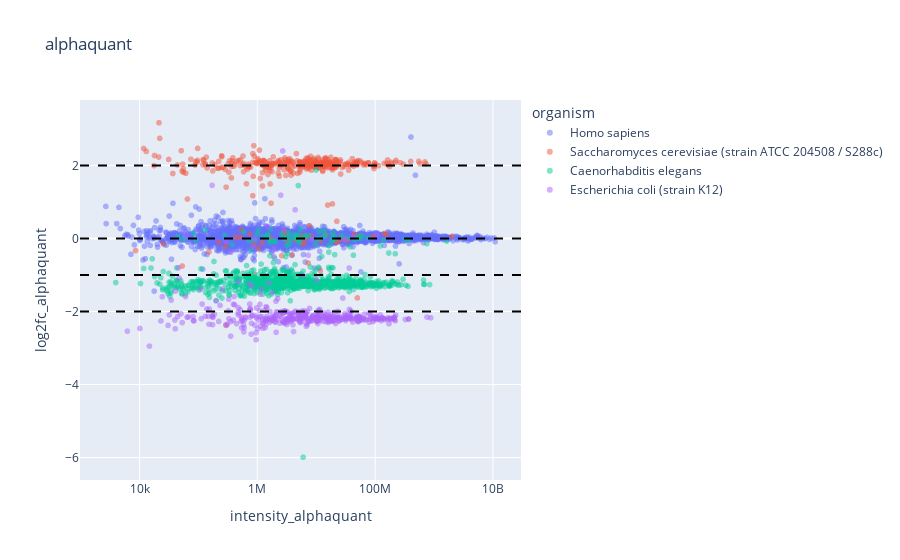
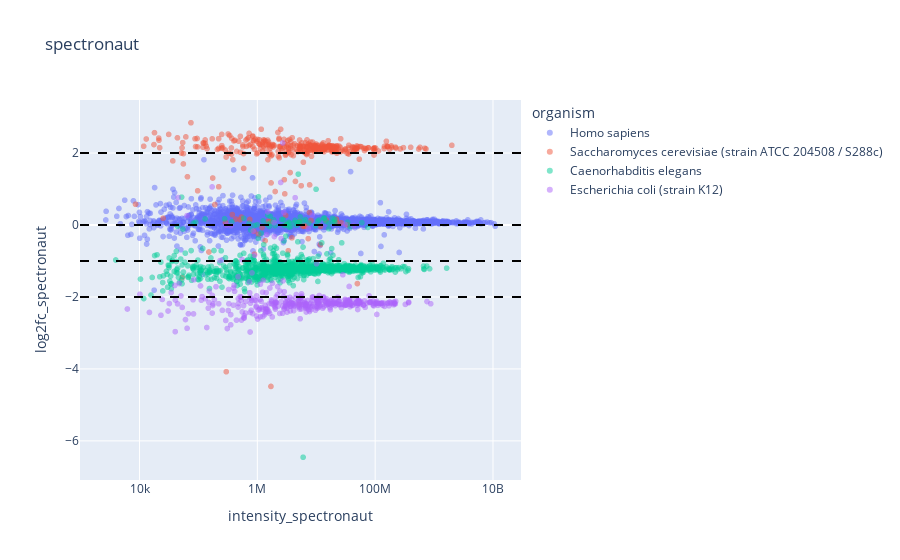

Write notebook code for charts like these, in order.
### Code cell
import plotly.express as px
import pandas as pd

class MixedSpeciesScatterPlotterInteractive:
    """
    Plots interactive LFQ-bench style plots from a standardized input table using plotly for interactivity.
    Hovering over points will display protein names among other details.
    """
    def __init__(self, df_combined, method_suffixes, expected_log2fcs):
        self._df_combined = df_combined
        self._method_suffixes = method_suffixes
        self._expected_log2fcs = expected_log2fcs
        self.figures = []

        self._plot_fc_scatter_per_method()

    def _plot_fc_scatter_per_method(self):
        for method_idx, suffix in enumerate(self._method_suffixes):
            self._plot_fc_scatter(method_idx, suffix)

    def _plot_fc_scatter(self, method_idx, suffix):
        intensity_column = f'intensity{suffix}'
        log2fc_column = f'log2fc{suffix}'
        organism_column = 'organism'
        protein_column = 'protein'

        fig = px.scatter(self._df_combined, x=intensity_column, y=log2fc_column, color=organism_column,
                          hover_data=[protein_column], log_x=True, title=suffix[1:],
                          labels={"x": "Intensity", "y": "Log2 Fold Change"},
                          opacity=0.5, size_max=60)

        # Add expected_log2fc lines
        for expected_log2fc in self._expected_log2fcs:
            fig.add_hline(y=expected_log2fc, line_dash="dash", line_color="black")

        self.figures.append(fig)
        print("scatter plotted")

    def show_figures(self):
        for fig in self.figures:
            fig.show()


scatter_plotter_interactive = MixedSpeciesScatterPlotterInteractive(df_combined=df_combined, method_suffixes=["_alphaquant", "_spectronaut"], expected_log2fcs=[-2, -1,0,  2])
scatter_plotter_interactive.show_figures()

### Figure 1 — Plotly figure (JSON) as saved in the notebook; plotly's stock layout.template omitted (floating-point values rounded to 4 significant figures; data arrays with more than 128 entries replaced by an {"elided": "..."} marker saying what was removed)
{"data": [{"customdata": {"elided": "6074x1 str values"}, "hovertemplate": "organism=Homo sapiens<br>intensity_alphaquant=%{x}<br>log2fc_alphaquant=%{y}<br>protein=%{customdata[0]}<extra></extra>", "legendgroup": "Homo sapiens", "marker": {"color": "#636efa", "opacity": 0.5, "symbol": "circle"}, "mode": "markers", "name": "Homo sapiens", "showlegend": true, "type": "scattergl", "x": {"elided": "6074 float values"}, "xaxis": "x", "y": {"elided": "6074 float values"}, "yaxis": "y"}, {"customdata": {"elided": "389x1 str values"}, "hovertemplate": "organism=Saccharomyces cerevisiae (strain ATCC 204508 / S288c)<br>intensity_alphaquant=%{x}<br>log2fc_alphaquant=%{y}<br>protein=%{customdata[0]}<extra></extra>", "legendgroup": "Saccharomyces cerevisiae (strain ATCC 204508 / S288c)", "marker": {"color": "#EF553B", "opacity": 0.5, "symbol": "circle"}, "mode": "markers", "name": "Saccharomyces cerevisiae (strain ATCC 204508 / S288c)", "showlegend": true, "type": "scattergl", "x": {"elided": "389 float values"}, "xaxis": "x", "y": {"elided": "389 float values"}, "yaxis": "y"}, {"customdata": {"elided": "1001x1 str values"}, "hovertemplate": "organism=Caenorhabditis elegans<br>intensity_alphaquant=%{x}<br>log2fc_alphaquant=%{y}<br>protein=%{customdata[0]}<extra></extra>", "legendgroup": "Caenorhabditis elegans", "marker": {"color": "#00cc96", "opacity": 0.5, "symbol": "circle"}, "mode": "markers", "name": "Caenorhabditis elegans", "showlegend": true, "type": "scattergl", "x": {"elided": "1001 float values"}, "xaxis": "x", "y": {"elided": "1001 float values"}, "yaxis": "y"}, {"customdata": {"elided": "389x1 str values"}, "hovertemplate": "organism=Escherichia coli (strain K12)<br>intensity_alphaquant=%{x}<br>log2fc_alphaquant=%{y}<br>protein=%{customdata[0]}<extra></extra>", "legendgroup": "Escherichia coli (strain K12)", "marker": {"color": "#ab63fa", "opacity": 0.5, "symbol": "circle"}, "mode": "markers", "name": "Escherichia coli (strain K12)", "showlegend": true, "type": "scattergl", "x": {"elided": "389 float values"}, "xaxis": "x", "y": {"elided": "389 float values"}, "yaxis": "y"}], "layout": {"legend": {"title": {"text": "organism"}, "tracegroupgap": 0}, "shapes": [{"line": {"color": "black", "dash": "dash"}, "type": "line", "x0": 0, "x1": 1, "xref": "x domain", "y0": -2, "y1": -2, "yref": "y"}, {"line": {"color": "black", "dash": "dash"}, "type": "line", "x0": 0, "x1": 1, "xref": "x domain", "y0": -1, "y1": -1, "yref": "y"}, {"line": {"color": "black", "dash": "dash"}, "type": "line", "x0": 0, "x1": 1, "xref": "x domain", "y0": 0, "y1": 0, "yref": "y"}, {"line": {"color": "black", "dash": "dash"}, "type": "line", "x0": 0, "x1": 1, "xref": "x domain", "y0": 2, "y1": 2, "yref": "y"}], "title": {"text": "alphaquant"}, "xaxis": {"anchor": "y", "domain": [0, 1], "title": {"text": "intensity_alphaquant"}, "type": "log"}, "yaxis": {"anchor": "x", "domain": [0, 1], "title": {"text": "log2fc_alphaquant"}}}}

### Figure 2 — Plotly figure (JSON) as saved in the notebook; plotly's stock layout.template omitted (floating-point values rounded to 4 significant figures; data arrays with more than 128 entries replaced by an {"elided": "..."} marker saying what was removed)
{"data": [{"customdata": {"elided": "6074x1 str values"}, "hovertemplate": "organism=Homo sapiens<br>intensity_spectronaut=%{x}<br>log2fc_spectronaut=%{y}<br>protein=%{customdata[0]}<extra></extra>", "legendgroup": "Homo sapiens", "marker": {"color": "#636efa", "opacity": 0.5, "symbol": "circle"}, "mode": "markers", "name": "Homo sapiens", "showlegend": true, "type": "scattergl", "x": {"elided": "6074 float values"}, "xaxis": "x", "y": {"elided": "6074 float values"}, "yaxis": "y"}, {"customdata": {"elided": "389x1 str values"}, "hovertemplate": "organism=Saccharomyces cerevisiae (strain ATCC 204508 / S288c)<br>intensity_spectronaut=%{x}<br>log2fc_spectronaut=%{y}<br>protein=%{customdata[0]}<extra></extra>", "legendgroup": "Saccharomyces cerevisiae (strain ATCC 204508 / S288c)", "marker": {"color": "#EF553B", "opacity": 0.5, "symbol": "circle"}, "mode": "markers", "name": "Saccharomyces cerevisiae (strain ATCC 204508 / S288c)", "showlegend": true, "type": "scattergl", "x": {"elided": "389 float values"}, "xaxis": "x", "y": {"elided": "389 float values"}, "yaxis": "y"}, {"customdata": {"elided": "1001x1 str values"}, "hovertemplate": "organism=Caenorhabditis elegans<br>intensity_spectronaut=%{x}<br>log2fc_spectronaut=%{y}<br>protein=%{customdata[0]}<extra></extra>", "legendgroup": "Caenorhabditis elegans", "marker": {"color": "#00cc96", "opacity": 0.5, "symbol": "circle"}, "mode": "markers", "name": "Caenorhabditis elegans", "showlegend": true, "type": "scattergl", "x": {"elided": "1001 float values"}, "xaxis": "x", "y": {"elided": "1001 float values"}, "yaxis": "y"}, {"customdata": {"elided": "389x1 str values"}, "hovertemplate": "organism=Escherichia coli (strain K12)<br>intensity_spectronaut=%{x}<br>log2fc_spectronaut=%{y}<br>protein=%{customdata[0]}<extra></extra>", "legendgroup": "Escherichia coli (strain K12)", "marker": {"color": "#ab63fa", "opacity": 0.5, "symbol": "circle"}, "mode": "markers", "name": "Escherichia coli (strain K12)", "showlegend": true, "type": "scattergl", "x": {"elided": "389 float values"}, "xaxis": "x", "y": {"elided": "389 float values"}, "yaxis": "y"}], "layout": {"legend": {"title": {"text": "organism"}, "tracegroupgap": 0}, "shapes": [{"line": {"color": "black", "dash": "dash"}, "type": "line", "x0": 0, "x1": 1, "xref": "x domain", "y0": -2, "y1": -2, "yref": "y"}, {"line": {"color": "black", "dash": "dash"}, "type": "line", "x0": 0, "x1": 1, "xref": "x domain", "y0": -1, "y1": -1, "yref": "y"}, {"line": {"color": "black", "dash": "dash"}, "type": "line", "x0": 0, "x1": 1, "xref": "x domain", "y0": 0, "y1": 0, "yref": "y"}, {"line": {"color": "black", "dash": "dash"}, "type": "line", "x0": 0, "x1": 1, "xref": "x domain", "y0": 2, "y1": 2, "yref": "y"}], "title": {"text": "spectronaut"}, "xaxis": {"anchor": "y", "domain": [0, 1], "title": {"text": "intensity_spectronaut"}, "type": "log"}, "yaxis": {"anchor": "x", "domain": [0, 1], "title": {"text": "log2fc_spectronaut"}}}}
